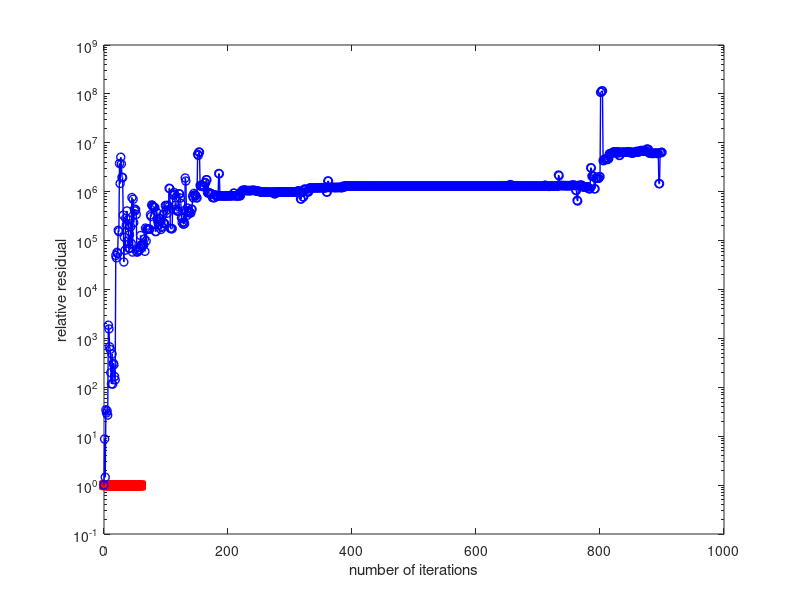

Write MATLAB code to recreate this figure. (Note: this script raises an error after producing the figure.)
% Script file for comparing different solvers for the west0479 test
% matrix of the Harwell/Boing sparse matrix test set.

data = load('west0479');
A = data.west0479;
b = ones(size(A,1),1);

methods = {'CGS', 'BI-CG'};
nmethods = length(methods);
linestyles = {'rs-','bo-'};
domethods = 1:2;

tol = 1e-6;
maxit = 450;     

for mk = 1:nmethods;
  m = domethods(mk);
  disp(['Method: ' methods{m} ', maxit = ', num2str(maxit)]);
  
  switch m
%    case 1
%     % CGS
%     [x, flag, res, it, resvec] = cgs(A,b,tol,maxit);
%    case 2
%     % BI-CG
%     [x, flag, res, it, resvec] = bicg(A,b,tol,maxit);
      case 1
          [x, flag, res, it, resvec] = gmres(A,b,10,tol,maxit);
      case 2
          % bicgstab
          [x, flag, res, it, resvec] = bicgstab(A,b,tol,maxit);
  end
  disp(['Computed relative residual: ' num2str(res)]);
      
  h = semilogy(0:(length(resvec)-1),resvec/norm(b), linestyles{mk}, ...
             'LineWidth', 1);
  hold on;
end
hold off;
xlabel('number of iterations');
ylabel('relative residual');
legend(methods(domethods),1);

%%
clear all
close all
clc

maxit = 10^4;
tolerance = 10^-4;

for n = [5, 20, 100, 500, 1000]

A=toeplitz([2, -1, zeros(1, n-2)])*(n+1)^2;
z=(1:n)'/(n+1);
b=z.*sin(z);
tic
[x_cgs, flag_cgs, res_cgs, it_cgs, resvec_cgs] = cgs(A,b,tolerance,maxit);
toc
tic
[x_bicg, flag_bicg, res_bicg, it_bicg, resvec_bicg] = bicg(A,b,tolerance,maxit);
toc
tic
L = ichol(A);
spy(L)
[x, flag, res, it, resvec] = gmres(A,b,[],tol,maxit, L, L');
toc

end

plot(resvec_cgs)
figure(2)
plot(resvec_bicg)

